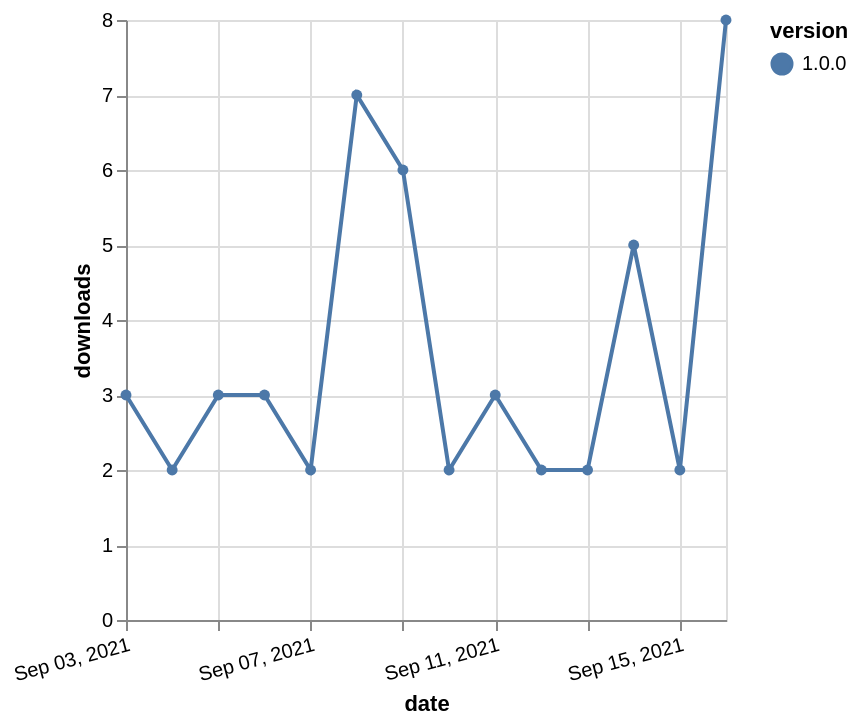

Specify this chart in Vega-Lite:
### Vega-Lite specification from a JSON file in a GitHub repository (floating-point values rounded to 4 significant figures)
{"$schema": "https://vega.github.io/schema/vega-lite/v5.json", "description": "A simple bar chart with embedded data.", "data": {"values": [{"date": "2021-09-03", "total": 3642, "delta": 3, "version": "1.0.0"}, {"date": "2021-09-04", "total": 3644, "delta": 2, "version": "1.0.0"}, {"date": "2021-09-05", "total": 3647, "delta": 3, "version": "1.0.0"}, {"date": "2021-09-06", "total": 3650, "delta": 3, "version": "1.0.0"}, {"date": "2021-09-07", "total": 3652, "delta": 2, "version": "1.0.0"}, {"date": "2021-09-08", "total": 3659, "delta": 7, "version": "1.0.0"}, {"date": "2021-09-09", "total": 3665, "delta": 6, "version": "1.0.0"}, {"date": "2021-09-10", "total": 3667, "delta": 2, "version": "1.0.0"}, {"date": "2021-09-11", "total": 3670, "delta": 3, "version": "1.0.0"}, {"date": "2021-09-12", "total": 3672, "delta": 2, "version": "1.0.0"}, {"date": "2021-09-13", "total": 3674, "delta": 2, "version": "1.0.0"}, {"date": "2021-09-14", "total": 3679, "delta": 5, "version": "1.0.0"}, {"date": "2021-09-15", "total": 3681, "delta": 2, "version": "1.0.0"}, {"date": "2021-09-16", "total": 3689, "delta": 8, "version": "1.0.0"}]}, "width": "container", "mark": {"type": "line", "point": {"filled": true}}, "encoding": {"x": {"field": "date", "type": "temporal", "timeUnit": "yearmonthdate", "title": "date", "axis": {"labelAngle": -15}}, "y": {"field": "delta", "type": "quantitative", "title": "downloads"}, "color": {"field": "version", "type": "nominal"}, "tooltip": {"field": "delta"}}}
